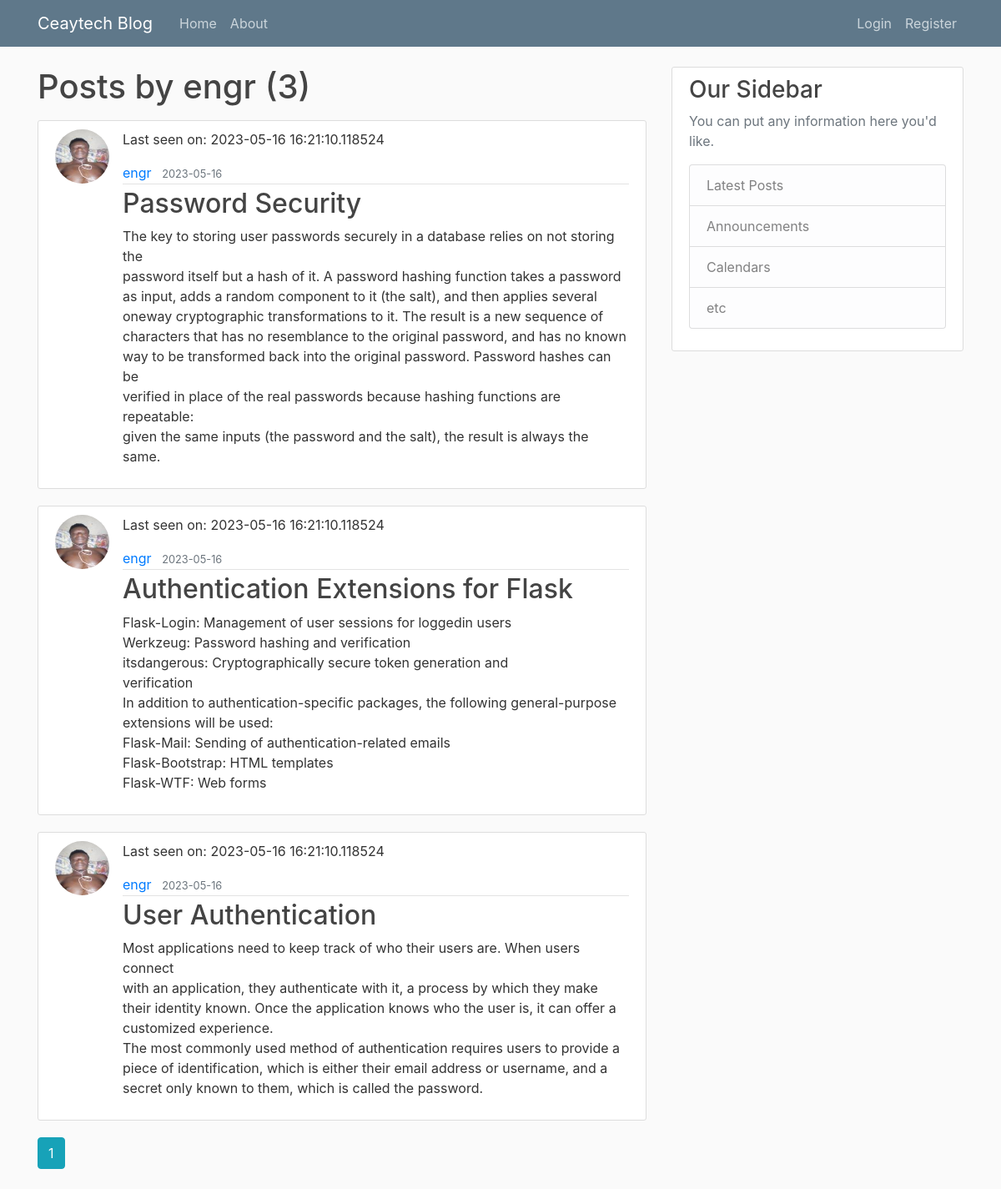
Screenshot of /user/engr with the database file from the repository.
### flaskblog/models.py (models this page shows, shortened)
class User(db.Model, UserMixin):
    id = db.Column(db.Integer, primary_key=True)
    username = db.Column(db.String(20), unique=True, nullable=False)
    email = db.Column(db.String(120), unique=True, nullable=False)
    image_file = db.Column(db.String(20), nullable=False, default='default.jpg')
    password = db.Column(db.String(60), nullable=False)
    about_me = db.Column(db.String(140))
    last_seen = db.Column(db.DateTime, default=datetime.utcnow)
    posts = db.relationship('Post', backref='author', lazy=True)

class Post(db.Model):
    id = db.Column(db.Integer, primary_key=True)
    title = db.Column(db.String(100), nullable=False)
    date_posted = db.Column(db.DateTime, nullable=False, default=datetime.utcnow)
    content = db.Column(db.Text, nullable=False)
    user_id = db.Column(db.Integer, db.ForeignKey('user.id'), nullable=False)

### flaskblog/users/routes.py (the view)
@users.route("/user/<string:username>")
def user_posts(username):
    page = request.args.get('page', 1, type=int)
    user = User.query.filter_by(username=username).first_or_404()
    posts = Post.query.filter_by(author=user)\
        .order_by(Post.date_posted.desc())\
        .paginate(page=page, per_page=5)
    return render_template('user_posts.html', posts=posts, user=user)

### flaskblog/users/routes.py (called while the page is built)
@users.before_request
def before_request():
    if current_user.is_authenticated:
        current_user.last_seen = datetime.utcnow()
        db.session.commit()

### flaskblog/templates/user_posts.html (shortened to what this page needs)
{% extends "layout.html" %}
{% block content %}
    <h1 class="mb-3">Posts by {{ user.username }} ({{ posts.total }})</h1>
    {% for post in posts.items %}
        <article class="media content-section">
          <img class="rounded-circle article-img" src="{{ url_for('static', filename='profile_pics/' + post.author.image_file) }}">
          <div class="media-body">
          {% if user.last_seen %}<p>Last seen on: {{ user.last_seen }}</p>{% endif %}
            <div class="article-metadata">
              <a class="mr-2" href="{{ url_for('users.user_posts', username=post.author.username) }}">{{ post.author.username }}</a>
              <small class="text-muted">{{ post.date_posted.strftime('%Y-%m-%d') }}</small>
            </div>
            <h2><a class="article-title" href="{{ url_for('posts.post', post_id=post.id) }}">{{ post.title }}</a></h2>
            <p class="article-content">{{ post.content }}</p>
          </div>
        </article>
    {% endfor %}
    {% for page_num in posts.iter_pages(left_edge=1, right_edge=1, left_current=1, right_current=2) %}
      {% if page_num %}
        {% if posts.page == page_num %}
          <a class="btn btn-info mb-4" href="{{ url_for('users.user_posts', username=user.username, page=page_num) }}">{{ page_num }}</a>
        {% else %}
          <a class="btn btn-outline-info mb-4" href="{{ url_for('users.user_posts', username=user.username, page=page_num) }}">{{ page_num }}</a>
        {% endif %}
      {% else %}
        ...
      {% endif %}
    {% endfor %}
{% endblock content %}

### flaskblog/static/main.css (style rules this page uses)
body { background: #fafafa; color: #333333; margin-top: 5rem; }
h1, h2, h3, h4, h5, h6 { color: #444444; }
.content-section { background: #ffffff; padding: 10px 20px; border: 1px solid #dddddd; border-radius: 3px; margin-bottom: 20px; }
.article-title { color: #444444; }
.article-content { white-space: pre-line; }
.article-img { height: 65px; width: 65px; margin-right: 16px; }
.article-metadata { padding-bottom: 1px; margin-bottom: 4px; border-bottom: 1px solid #e3e3e3 }

### rows the page displays
User: username "engr", last_seen "2023-05-16 16:21:10.118524"
Post: image_file (picture), author.username "engr", date_posted "2023-05-16", title "Password Security", content "The key to storing user passwords securely in a database relies on not storing the password itself but a hash of it. A password hashing function takes a password as input, adds a random component to it (the salt), and then applies several one\u0002way cryptographic transformations to it. The result is a new sequence of characters that has no resemblance to the original password, and has no known way to be transformed back into the original password. Password hashes can be verified in place of the real passwords because hashing functions are repeatable: given the same inputs (the password and the salt), the result is always the same."
Post: image_file (picture), author.username "engr", date_posted "2023-05-16", title "Authentication Extensions for Flask", content "Flask-Login: Management of user sessions for loggedin users Werkzeug: Password hashing and verification itsdangerous: Cryptographically secure token generation and verification In addition to authentication-specific packages, the following general-purpose extensions will be used: Flask-Mail: Sending of authentication-related emails Flask-Bootstrap: HTML templates Flask-WTF: Web forms"
Post: image_file (picture), author.username "engr", date_posted "2023-05-16", title "User Authentication", content "Most applications need to keep track of who their users are. When users connect with an application, they authenticate with it, a process by which they make their identity known. Once the application knows who the user is, it can offer a customized experience. The most commonly used method of authentication requires users to provide a piece of identification, which is either their email address or username, and a secret only known to them, which is called the password."

### other values shown
{{ posts.total }} "3"
{{ page_num }} "1"
